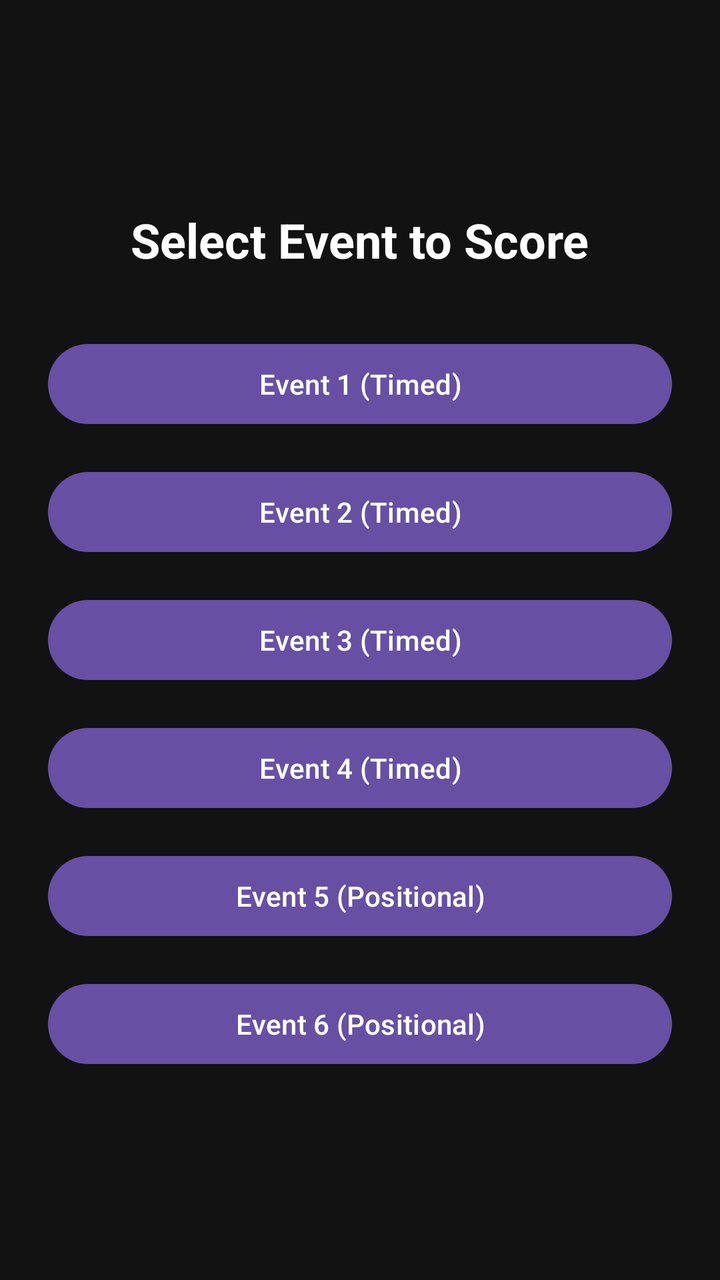
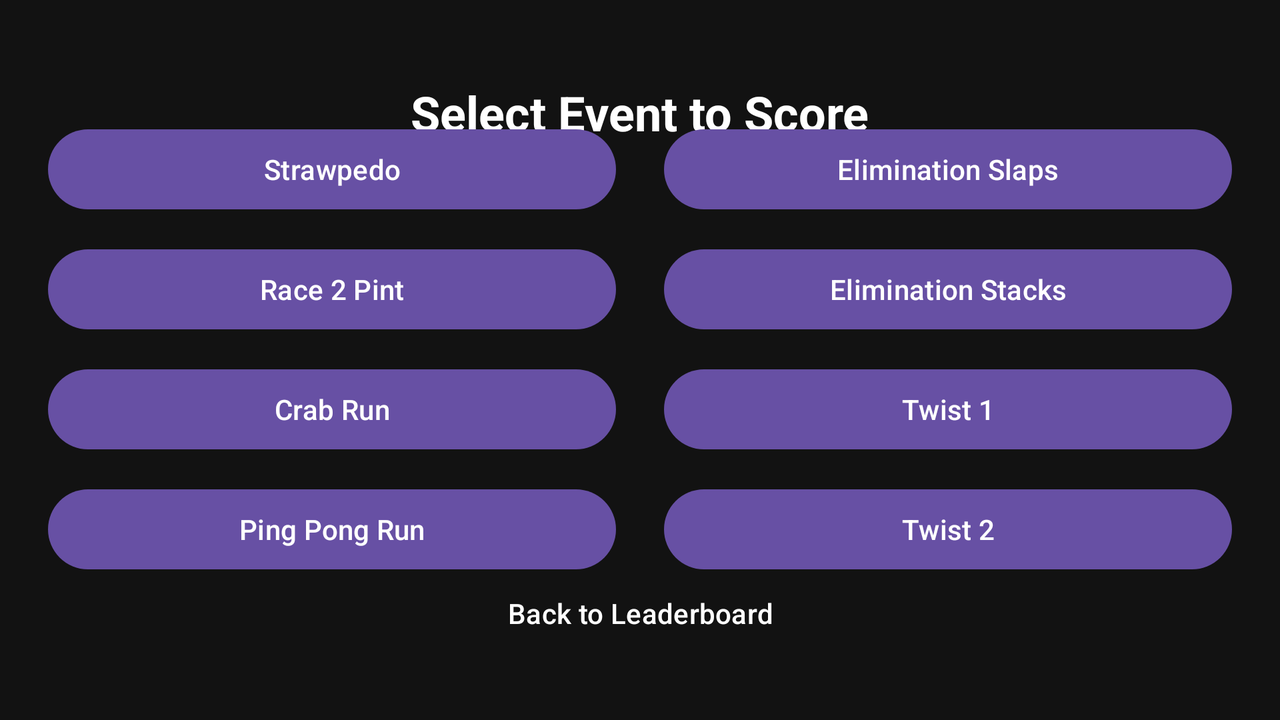

Compare how this app lays out the same screen by default and in its alternative resource folder. The renders come first, then the two layout files and the values they reference.
<!-- AndroidManifest.xml: application theme Theme.Youlympics_Leaderboard -->
<!-- res/layout/activity_events.xml -->
<?xml version="1.0" encoding="utf-8"?>
<LinearLayout xmlns:android="http://schemas.android.com/apk/res/android"
    xmlns:app="http://schemas.android.com/apk/res-auto"
    xmlns:tools="http://schemas.android.com/tools"
    android:layout_width="match_parent"
    android:layout_height="match_parent"
    android:orientation="vertical"
    android:gravity="center"
    android:padding="24dp"
    android:background="#121212"
    tools:context=".EventsActivity">

    <TextView
        android:layout_width="wrap_content"
        android:layout_height="wrap_content"
        android:text="Select Event to Score"
        android:textColor="@android:color/white"
        android:textSize="24sp"
        android:textStyle="bold"
        android:layout_marginBottom="32dp"/>

    <Button
        android:id="@+id/button_event1"
        android:layout_width="match_parent"
        android:layout_height="wrap_content"
        android:text="Event 1 (Timed)"
        android:onClick="onEventButtonClick"
        android:tag="1"
        android:layout_marginBottom="16dp"/>

    <Button
        android:id="@+id/button_event2"
        android:layout_width="match_parent"
        android:layout_height="wrap_content"
        android:text="Event 2 (Timed)"
        android:onClick="onEventButtonClick"
        android:tag="2"
        android:layout_marginBottom="16dp"/>

    <Button
        android:id="@+id/button_event3"
        android:layout_width="match_parent"
        android:layout_height="wrap_content"
        android:text="Event 3 (Timed)"
        android:onClick="onEventButtonClick"
        android:tag="3"
        android:layout_marginBottom="16dp"/>

    <Button
        android:id="@+id/button_event4"
        android:layout_width="match_parent"
        android:layout_height="wrap_content"
        android:text="Event 4 (Timed)"
        android:onClick="onEventButtonClick"
        android:tag="4"
        android:layout_marginBottom="16dp"/>

    <Button
        android:id="@+id/button_event5"
        android:layout_width="match_parent"
        android:layout_height="wrap_content"
        android:text="Event 5 (Positional)"
        android:onClick="onEventButtonClick"
        android:tag="5"
        android:layout_marginBottom="16dp"/>

    <Button
        android:id="@+id/button_event6"
        android:layout_width="match_parent"
        android:layout_height="wrap_content"
        android:text="Event 6 (Positional)"
        android:onClick="onEventButtonClick"
        android:tag="6"/>

</LinearLayout>
<!-- resources referenced by this layout -->
<resources>
  <style name="Theme.Youlympics_Leaderboard" parent="Base.Theme.Youlympics_Leaderboard" />
  <style name="Base.Theme.Youlympics_Leaderboard" parent="Theme.Material3.DayNight.NoActionBar">
          
          
      </style>
</resources>
<!-- res/layout-land/activity_events.xml (the repository's variant of the layout above) -->
<!-- drawn on the phone turned sideways -->
<?xml version="1.0" encoding="utf-8"?>
<androidx.constraintlayout.widget.ConstraintLayout xmlns:android="http://schemas.android.com/apk/res/android"
    xmlns:app="http://schemas.android.com/apk/res-auto"
    xmlns:tools="http://schemas.android.com/tools"
    android:layout_width="match_parent"
    android:layout_height="match_parent"
    android:background="#121212"
    android:padding="24dp"
    tools:context=".EventsActivity">

    
    <TextView
        android:id="@+id/textView_title"
        android:layout_width="wrap_content"
        android:layout_height="wrap_content"
        android:layout_marginTop="16dp"
        android:text="Select Event to Score"
        android:textColor="@android:color/white"
        android:textSize="24sp"
        android:textStyle="bold"
        app:layout_constraintEnd_toEndOf="parent"
        app:layout_constraintStart_toStartOf="parent"
        app:layout_constraintTop_toTopOf="parent" />

    <Button
        android:id="@+id/button_back"
        android:layout_width="0dp"
        android:layout_height="wrap_content"
        android:background="@android:color/transparent"
        android:onClick="onBackButtonClick"
        android:paddingTop="16dp"
        android:paddingBottom="16dp"
        android:text="Back to Leaderboard"
        android:textColor="@android:color/white"
        app:layout_constraintBottom_toBottomOf="parent"
        app:layout_constraintEnd_toEndOf="parent"
        app:layout_constraintStart_toStartOf="parent" />

    
    <LinearLayout
        android:id="@+id/left_column"
        android:layout_width="0dp"
        android:layout_height="wrap_content"
        android:orientation="vertical"
        android:paddingEnd="12dp"
        app:layout_constraintBottom_toTopOf="@id/button_back"
        app:layout_constraintEnd_toStartOf="@+id/right_column"
        app:layout_constraintStart_toStartOf="parent"
        app:layout_constraintTop_toBottomOf="@id/textView_title"
        app:layout_constraintVertical_bias="0.5">

        <Button
            android:id="@+id/button_event1"
            android:layout_width="match_parent"
            android:layout_height="wrap_content"
            android:layout_marginBottom="12dp"
            android:onClick="onEventButtonClick"
            android:tag="1"
            android:text="Strawpedo" />

        <Button
            android:id="@+id/button_event2"
            android:layout_width="match_parent"
            android:layout_height="wrap_content"
            android:layout_marginBottom="12dp"
            android:onClick="onEventButtonClick"
            android:tag="2"
            android:text="Race 2 Pint" />

        <Button
            android:id="@+id/button_event3"
            android:layout_width="match_parent"
            android:layout_height="wrap_content"
            android:layout_marginBottom="12dp"
            android:onClick="onEventButtonClick"
            android:tag="3"
            android:text="Crab Run" />

        <Button
            android:id="@+id/button_event4"
            android:layout_width="match_parent"
            android:layout_height="wrap_content"
            android:onClick="onEventButtonClick"
            android:tag="4"
            android:text="Ping Pong Run" />

    </LinearLayout>

    
    <LinearLayout
        android:id="@+id/right_column"
        android:layout_width="0dp"
        android:layout_height="wrap_content"
        android:orientation="vertical"
        android:paddingStart="12dp"
        app:layout_constraintBottom_toTopOf="@id/button_back"
        app:layout_constraintEnd_toEndOf="parent"
        app:layout_constraintStart_toEndOf="@+id/left_column"
        app:layout_constraintTop_toBottomOf="@id/textView_title"
        app:layout_constraintVertical_bias="0.5">

        <Button
            android:id="@+id/button_event5"
            android:layout_width="match_parent"
            android:layout_height="wrap_content"
            android:layout_marginBottom="12dp"
            android:onClick="onEventButtonClick"
            android:tag="5"
            android:text="Elimination Slaps" />

        <Button
            android:id="@+id/button_event6"
            android:layout_width="match_parent"
            android:layout_height="wrap_content"
            android:layout_marginBottom="12dp"
            android:onClick="onEventButtonClick"
            android:tag="6"
            android:text="Elimination Stacks" />

        <Button
            android:id="@+id/button_event7"
            android:layout_width="match_parent"
            android:layout_height="wrap_content"
            android:layout_marginBottom="12dp"
            android:onClick="onTwistButtonClick"
            android:tag="7"
            android:text="Twist 1" />

        <Button
            android:id="@+id/button_event8"
            android:layout_width="match_parent"
            android:layout_height="wrap_content"
            android:onClick="onTwistButtonClick"
            android:tag="8"
            android:text="Twist 2" />

    </LinearLayout>

</androidx.constraintlayout.widget.ConstraintLayout>
